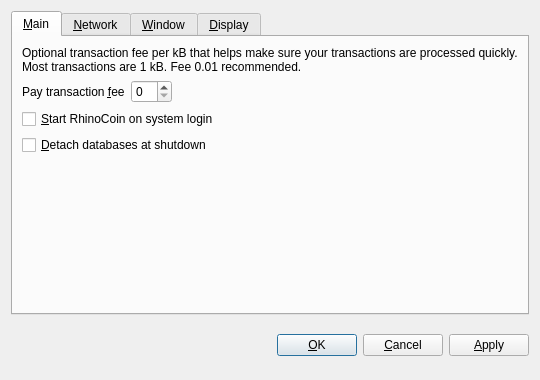
<?xml version="1.0" encoding="UTF-8"?>
<ui version="4.0">
 <class>OptionsDialog</class>
 <widget class="QDialog" name="OptionsDialog">
  <property name="geometry">
   <rect>
    <x>0</x>
    <y>0</y>
    <width>540</width>
    <height>380</height>
   </rect>
  </property>
  <property name="windowTitle">
   <string>Options</string>
  </property>
  <property name="modal">
   <bool>true</bool>
  </property>
  <layout class="QVBoxLayout" name="verticalLayout">
   <item>
    <widget class="QTabWidget" name="tabWidget">
     <property name="tabPosition">
      <enum>QTabWidget::North</enum>
     </property>
     <property name="currentIndex">
      <number>0</number>
     </property>
     <widget class="QWidget" name="tabMain">
      <attribute name="title">
       <string>&amp;Main</string>
      </attribute>
      <layout class="QVBoxLayout" name="verticalLayout_Main">
       <item>
        <widget class="QLabel" name="transactionFeeInfoLabel">
         <property name="text">
          <string>Optional transaction fee per kB that helps make sure your transactions are processed quickly. Most transactions are 1 kB. Fee 0.01 recommended.</string>
         </property>
         <property name="textFormat">
          <enum>Qt::PlainText</enum>
         </property>
         <property name="wordWrap">
          <bool>true</bool>
         </property>
        </widget>
       </item>
       <item>
        <layout class="QHBoxLayout" name="horizontalLayout_Main">
         <item>
          <widget class="QLabel" name="transactionFeeLabel">
           <property name="text">
            <string>Pay transaction &amp;fee</string>
           </property>
           <property name="textFormat">
            <enum>Qt::PlainText</enum>
           </property>
           <property name="buddy">
            <cstring>transactionFee</cstring>
           </property>
          </widget>
         </item>
         <item>
          <widget class="BitcoinAmountField" name="transactionFee"/>
         </item>
         <item>
          <spacer name="horizontalSpacer_Main">
           <property name="orientation">
            <enum>Qt::Horizontal</enum>
           </property>
           <property name="sizeHint" stdset="0">
            <size>
             <width>40</width>
             <height>20</height>
            </size>
           </property>
          </spacer>
         </item>
        </layout>
       </item>
       <item>
        <widget class="QCheckBox" name="bitcoinAtStartup">
         <property name="toolTip">
          <string>Automatically start RhinoCoin after logging in to the system.</string>
         </property>
         <property name="text">
          <string>&amp;Start RhinoCoin on system login</string>
         </property>
        </widget>
       </item>
       <item>
        <widget class="QCheckBox" name="detachDatabases">
         <property name="toolTip">
          <string>Detach block and address databases at shutdown. This means they can be moved to another data directory, but it slows down shutdown. The wallet is always detached.</string>
         </property>
         <property name="text">
          <string>&amp;Detach databases at shutdown</string>
         </property>
        </widget>
       </item>
       <item>
        <spacer name="verticalSpacer_Main">
         <property name="orientation">
          <enum>Qt::Vertical</enum>
         </property>
         <property name="sizeHint" stdset="0">
          <size>
           <width>20</width>
           <height>40</height>
          </size>
         </property>
        </spacer>
       </item>
      </layout>
     </widget>
     <widget class="QWidget" name="tabNetwork">
      <attribute name="title">
       <string>&amp;Network</string>
      </attribute>
      <layout class="QVBoxLayout" name="verticalLayout_Network">
       <item>
        <widget class="QCheckBox" name="mapPortUpnp">
         <property name="toolTip">
          <string>Automatically open the RhinoCoin client port on the router. This only works when your router supports UPnP and it is enabled.</string>
         </property>
         <property name="text">
          <string>Map port using &amp;UPnP</string>
         </property>
        </widget>
       </item>
       <item>
        <widget class="QCheckBox" name="connectSocks">
         <property name="toolTip">
          <string>Connect to the RhinoCoin network through a SOCKS proxy (e.g. when connecting through Tor).</string>
         </property>
         <property name="text">
          <string>&amp;Connect through SOCKS proxy:</string>
         </property>
        </widget>
       </item>
       <item>
        <layout class="QHBoxLayout" name="horizontalLayout_Network">
         <item>
          <widget class="QLabel" name="proxyIpLabel">
           <property name="text">
            <string>Proxy &amp;IP:</string>
           </property>
           <property name="textFormat">
            <enum>Qt::PlainText</enum>
           </property>
           <property name="buddy">
            <cstring>proxyIp</cstring>
           </property>
          </widget>
         </item>
         <item>
          <widget class="QValidatedLineEdit" name="proxyIp">
           <property name="maximumSize">
            <size>
             <width>140</width>
             <height>16777215</height>
            </size>
           </property>
           <property name="toolTip">
            <string>IP address of the proxy (e.g. 127.0.0.1)</string>
           </property>
          </widget>
         </item>
         <item>
          <widget class="QLabel" name="proxyPortLabel">
           <property name="text">
            <string>&amp;Port:</string>
           </property>
           <property name="textFormat">
            <enum>Qt::PlainText</enum>
           </property>
           <property name="buddy">
            <cstring>proxyPort</cstring>
           </property>
          </widget>
         </item>
         <item>
          <widget class="QLineEdit" name="proxyPort">
           <property name="maximumSize">
            <size>
             <width>55</width>
             <height>16777215</height>
            </size>
           </property>
           <property name="toolTip">
            <string>Port of the proxy (e.g. 9050)</string>
           </property>
          </widget>
         </item>
         <item>
          <widget class="QLabel" name="socksVersionLabel">
           <property name="text">
            <string>SOCKS &amp;Version:</string>
           </property>
           <property name="textFormat">
            <enum>Qt::PlainText</enum>
           </property>
           <property name="buddy">
            <cstring>socksVersion</cstring>
           </property>
          </widget>
         </item>
         <item>
          <widget class="QValueComboBox" name="socksVersion">
           <property name="toolTip">
            <string>SOCKS version of the proxy (e.g. 5)</string>
           </property>
          </widget>
         </item>
         <item>
          <spacer name="horizontalSpacer_Network">
           <property name="orientation">
            <enum>Qt::Horizontal</enum>
           </property>
           <property name="sizeHint" stdset="0">
            <size>
             <width>40</width>
             <height>20</height>
            </size>
           </property>
          </spacer>
         </item>
        </layout>
       </item>
       <item>
        <spacer name="verticalSpacer_Network">
         <property name="orientation">
          <enum>Qt::Vertical</enum>
         </property>
         <property name="sizeHint" stdset="0">
          <size>
           <width>20</width>
           <height>40</height>
          </size>
         </property>
        </spacer>
       </item>
      </layout>
     </widget>
     <widget class="QWidget" name="tabWindow">
      <attribute name="title">
       <string>&amp;Window</string>
      </attribute>
      <layout class="QVBoxLayout" name="verticalLayout_Window">
       <item>
        <widget class="QCheckBox" name="minimizeToTray">
         <property name="toolTip">
          <string>Show only a tray icon after minimizing the window.</string>
         </property>
         <property name="text">
          <string>&amp;Minimize to the tray instead of the taskbar</string>
         </property>
        </widget>
       </item>
       <item>
        <widget class="QCheckBox" name="minimizeOnClose">
         <property name="toolTip">
          <string>Minimize instead of exit the application when the window is closed. When this option is enabled, the application will be closed only after selecting Quit in the menu.</string>
         </property>
         <property name="text">
          <string>M&amp;inimize on close</string>
         </property>
        </widget>
       </item>
       <item>
        <spacer name="verticalSpacer_Window">
         <property name="orientation">
          <enum>Qt::Vertical</enum>
         </property>
         <property name="sizeHint" stdset="0">
          <size>
           <width>20</width>
           <height>40</height>
          </size>
         </property>
        </spacer>
       </item>
      </layout>
     </widget>
     <widget class="QWidget" name="tabDisplay">
      <attribute name="title">
       <string>&amp;Display</string>
      </attribute>
      <layout class="QVBoxLayout" name="verticalLayout_Display">
       <item>
        <layout class="QHBoxLayout" name="horizontalLayout_1_Display">
         <item>
          <widget class="QLabel" name="langLabel">
           <property name="text">
            <string>User Interface &amp;language:</string>
           </property>
           <property name="textFormat">
            <enum>Qt::PlainText</enum>
           </property>
           <property name="buddy">
            <cstring>lang</cstring>
           </property>
          </widget>
         </item>
         <item>
          <widget class="QValueComboBox" name="lang">
           <property name="toolTip">
            <string>The user interface language can be set here. This setting will take effect after restarting RhinoCoin.</string>
           </property>
          </widget>
         </item>
        </layout>
       </item>
       <item>
        <layout class="QHBoxLayout" name="horizontalLayout_2_Display">
         <item>
          <widget class="QLabel" name="unitLabel">
           <property name="text">
            <string>&amp;Unit to show amounts in:</string>
           </property>
           <property name="textFormat">
            <enum>Qt::PlainText</enum>
           </property>
           <property name="buddy">
            <cstring>unit</cstring>
           </property>
          </widget>
         </item>
         <item>
          <widget class="QValueComboBox" name="unit">
           <property name="toolTip">
            <string>Choose the default subdivision unit to show in the interface and when sending coins.</string>
           </property>
          </widget>
         </item>
        </layout>
       </item>
       <item>
        <widget class="QCheckBox" name="displayAddresses">
         <property name="toolTip">
          <string>Whether to show RhinoCoin addresses in the transaction list or not.</string>
         </property>
         <property name="text">
          <string>&amp;Display addresses in transaction list</string>
         </property>
        </widget>
       </item>
       <item>
         <widget class="QCheckBox" name="coinControlFeatures">
          <property name="toolTip">
           <string>Whether to show coin control features or not.</string>
          </property>
          <property name="text">
           <string>Display coin &amp;control features (experts only!)</string>
          </property>
         </widget>
        </item>
       <item>
        <spacer name="verticalSpacer_Display">
         <property name="orientation">
          <enum>Qt::Vertical</enum>
         </property>
         <property name="sizeHint" stdset="0">
          <size>
           <width>20</width>
           <height>40</height>
          </size>
         </property>
        </spacer>
       </item>
      </layout>
     </widget>
    </widget>
   </item>
   <item>
    <layout class="QHBoxLayout" name="horizontalLayout_Buttons">
     <item>
      <spacer name="horizontalSpacer_1">
       <property name="orientation">
        <enum>Qt::Horizontal</enum>
       </property>
       <property name="sizeHint" stdset="0">
        <size>
         <width>40</width>
         <height>48</height>
        </size>
       </property>
      </spacer>
     </item>
     <item>
      <widget class="QLabel" name="statusLabel">
       <property name="font">
        <font>
         <weight>75</weight>
         <bold>true</bold>
        </font>
       </property>
       <property name="text">
        <string/>
       </property>
       <property name="textFormat">
        <enum>Qt::PlainText</enum>
       </property>
       <property name="wordWrap">
        <bool>true</bool>
       </property>
      </widget>
     </item>
     <item>
      <spacer name="horizontalSpacer_2">
       <property name="orientation">
        <enum>Qt::Horizontal</enum>
       </property>
       <property name="sizeHint" stdset="0">
        <size>
         <width>40</width>
         <height>48</height>
        </size>
       </property>
      </spacer>
     </item>
     <item>
      <widget class="QPushButton" name="okButton">
       <property name="text">
        <string>&amp;OK</string>
       </property>
      </widget>
     </item>
     <item>
      <widget class="QPushButton" name="cancelButton">
       <property name="text">
        <string>&amp;Cancel</string>
       </property>
       <property name="autoDefault">
        <bool>false</bool>
       </property>
      </widget>
     </item>
     <item>
      <widget class="QPushButton" name="applyButton">
       <property name="text">
        <string>&amp;Apply</string>
       </property>
       <property name="autoDefault">
        <bool>false</bool>
       </property>
      </widget>
     </item>
    </layout>
   </item>
  </layout>
 </widget>
 <customwidgets>
  <customwidget>
   <class>BitcoinAmountField</class>
   <extends>QSpinBox</extends>
   <header>bitcoinamountfield.h</header>
  </customwidget>
  <customwidget>
   <class>QValueComboBox</class>
   <extends>QComboBox</extends>
   <header>qvaluecombobox.h</header>
  </customwidget>
  <customwidget>
   <class>QValidatedLineEdit</class>
   <extends>QLineEdit</extends>
   <header>qvalidatedlineedit.h</header>
  </customwidget>
 </customwidgets>
 <resources/>
 <connections/>
</ui>
